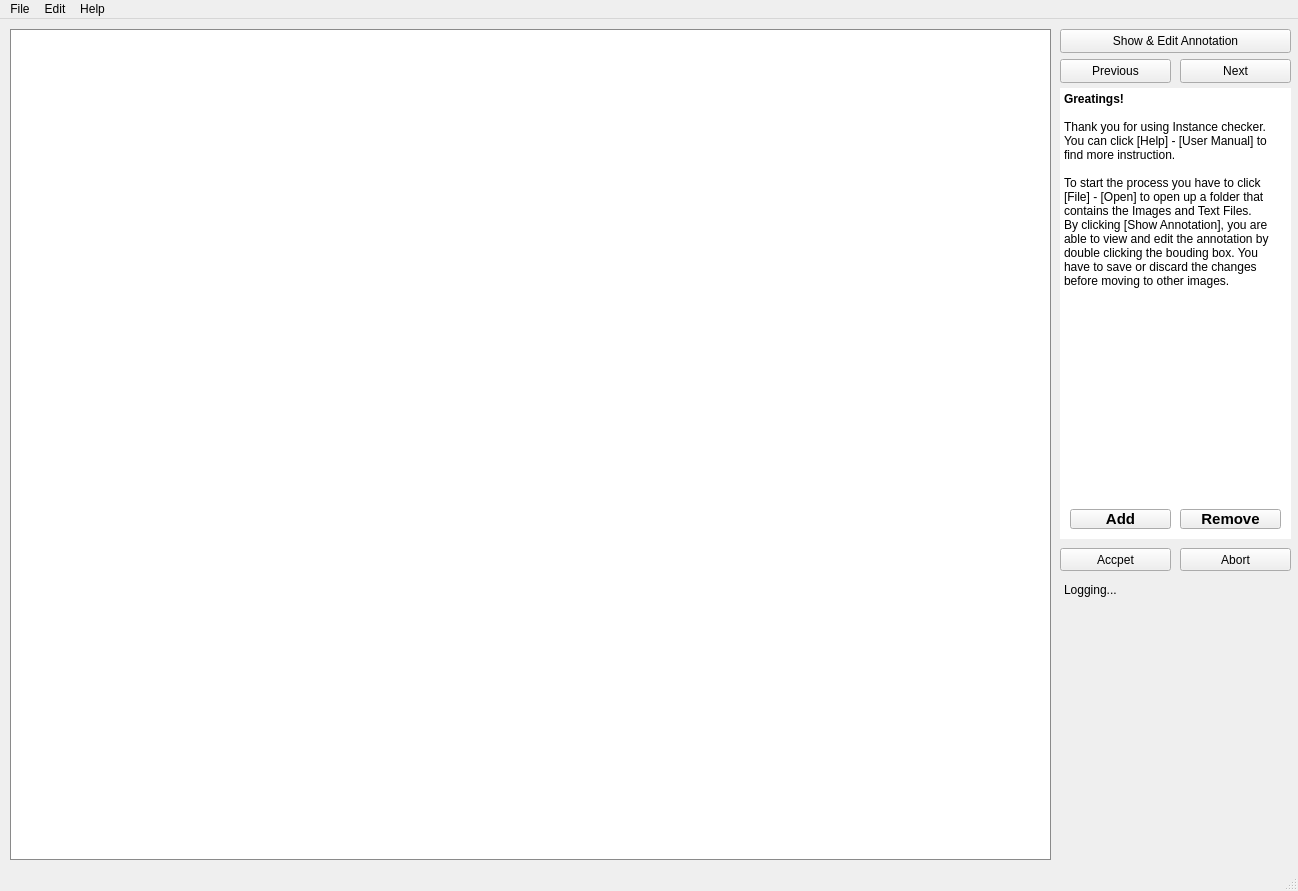
<?xml version="1.0" encoding="UTF-8"?>
<ui version="4.0">
 <class>MainWindow</class>
 <widget class="QMainWindow" name="MainWindow">
  <property name="geometry">
   <rect>
    <x>0</x>
    <y>0</y>
    <width>1298</width>
    <height>891</height>
   </rect>
  </property>
  <property name="windowTitle">
   <string>InstanceChecker     ver.  0.0.1</string>
  </property>
  <property name="animated">
   <bool>true</bool>
  </property>
  <widget class="QWidget" name="centralwidget">
   <widget class="QPushButton" name="pushButtonAccept">
    <property name="geometry">
     <rect>
      <x>1060</x>
      <y>529</y>
      <width>111</width>
      <height>23</height>
     </rect>
    </property>
    <property name="text">
     <string>Accpet</string>
    </property>
   </widget>
   <widget class="QPushButton" name="pushButtonAbort">
    <property name="geometry">
     <rect>
      <x>1180</x>
      <y>529</y>
      <width>111</width>
      <height>23</height>
     </rect>
    </property>
    <property name="text">
     <string>Abort</string>
    </property>
   </widget>
   <widget class="QTextBrowser" name="textBrowser">
    <property name="geometry">
     <rect>
      <x>1060</x>
      <y>69</y>
      <width>231</width>
      <height>451</height>
     </rect>
    </property>
    <property name="frameShape">
     <enum>QFrame::NoFrame</enum>
    </property>
    <property name="frameShadow">
     <enum>QFrame::Plain</enum>
    </property>
    <property name="lineWidth">
     <number>0</number>
    </property>
    <property name="html">
     <string>&lt;!DOCTYPE HTML PUBLIC &quot;-//W3C//DTD HTML 4.0//EN&quot; &quot;http://www.w3.org/TR/REC-html40/strict.dtd&quot;&gt;
&lt;html&gt;&lt;head&gt;&lt;meta name=&quot;qrichtext&quot; content=&quot;1&quot; /&gt;&lt;meta charset=&quot;utf-8&quot; /&gt;&lt;style type=&quot;text/css&quot;&gt;
p, li { white-space: pre-wrap; }
hr { height: 1px; border-width: 0; }
li.unchecked::marker { content: &quot;\2610&quot;; }
li.checked::marker { content: &quot;\2612&quot;; }
&lt;/style&gt;&lt;/head&gt;&lt;body style=&quot; font-family:'Segoe UI'; font-size:9pt; font-weight:400; font-style:normal;&quot;&gt;
&lt;p style=&quot; margin-top:0px; margin-bottom:0px; margin-left:0px; margin-right:0px; -qt-block-indent:0; text-indent:0px;&quot;&gt;&lt;span style=&quot; font-weight:700;&quot;&gt;Greatings!&lt;/span&gt;&lt;/p&gt;
&lt;p style=&quot;-qt-paragraph-type:empty; margin-top:0px; margin-bottom:0px; margin-left:0px; margin-right:0px; -qt-block-indent:0; text-indent:0px; font-weight:700;&quot;&gt;&lt;br /&gt;&lt;/p&gt;
&lt;p style=&quot; margin-top:0px; margin-bottom:0px; margin-left:0px; margin-right:0px; -qt-block-indent:0; text-indent:0px;&quot;&gt;Thank you for using Instance checker.&lt;/p&gt;
&lt;p style=&quot; margin-top:0px; margin-bottom:0px; margin-left:0px; margin-right:0px; -qt-block-indent:0; text-indent:0px;&quot;&gt;You can click [Help] - [User Manual] to find more instruction.&lt;/p&gt;
&lt;p style=&quot;-qt-paragraph-type:empty; margin-top:0px; margin-bottom:0px; margin-left:0px; margin-right:0px; -qt-block-indent:0; text-indent:0px;&quot;&gt;&lt;br /&gt;&lt;/p&gt;
&lt;p style=&quot; margin-top:0px; margin-bottom:0px; margin-left:0px; margin-right:0px; -qt-block-indent:0; text-indent:0px;&quot;&gt;To start the process you have to click [File] - [Open] to open up a folder that contains the Images and Text Files. &lt;/p&gt;
&lt;p style=&quot; margin-top:0px; margin-bottom:0px; margin-left:0px; margin-right:0px; -qt-block-indent:0; text-indent:0px;&quot;&gt;By clicking [Show Annotation], you are able to view and edit the annotation by double clicking the bouding box. You have to save or discard the changes before moving to other images.&lt;/p&gt;&lt;/body&gt;&lt;/html&gt;</string>
    </property>
   </widget>
   <widget class="QLabel" name="lbImg">
    <property name="geometry">
     <rect>
      <x>10</x>
      <y>10</y>
      <width>1041</width>
      <height>831</height>
     </rect>
    </property>
    <property name="minimumSize">
     <size>
      <width>1041</width>
      <height>831</height>
     </size>
    </property>
    <property name="palette">
     <palette>
      <active>
       <colorrole role="WindowText">
        <brush brushstyle="SolidPattern">
         <color alpha="255">
          <red>0</red>
          <green>0</green>
          <blue>0</blue>
         </color>
        </brush>
       </colorrole>
       <colorrole role="Button">
        <brush brushstyle="SolidPattern">
         <color alpha="255">
          <red>255</red>
          <green>255</green>
          <blue>255</blue>
         </color>
        </brush>
       </colorrole>
       <colorrole role="Light">
        <brush brushstyle="SolidPattern">
         <color alpha="255">
          <red>255</red>
          <green>255</green>
          <blue>255</blue>
         </color>
        </brush>
       </colorrole>
       <colorrole role="Midlight">
        <brush brushstyle="SolidPattern">
         <color alpha="255">
          <red>255</red>
          <green>255</green>
          <blue>255</blue>
         </color>
        </brush>
       </colorrole>
       <colorrole role="Dark">
        <brush brushstyle="SolidPattern">
         <color alpha="255">
          <red>127</red>
          <green>127</green>
          <blue>127</blue>
         </color>
        </brush>
       </colorrole>
       <colorrole role="Mid">
        <brush brushstyle="SolidPattern">
         <color alpha="255">
          <red>170</red>
          <green>170</green>
          <blue>170</blue>
         </color>
        </brush>
       </colorrole>
       <colorrole role="Text">
        <brush brushstyle="SolidPattern">
         <color alpha="255">
          <red>0</red>
          <green>0</green>
          <blue>0</blue>
         </color>
        </brush>
       </colorrole>
       <colorrole role="BrightText">
        <brush brushstyle="SolidPattern">
         <color alpha="255">
          <red>255</red>
          <green>255</green>
          <blue>255</blue>
         </color>
        </brush>
       </colorrole>
       <colorrole role="ButtonText">
        <brush brushstyle="SolidPattern">
         <color alpha="255">
          <red>0</red>
          <green>0</green>
          <blue>0</blue>
         </color>
        </brush>
       </colorrole>
       <colorrole role="Base">
        <brush brushstyle="SolidPattern">
         <color alpha="255">
          <red>255</red>
          <green>255</green>
          <blue>255</blue>
         </color>
        </brush>
       </colorrole>
       <colorrole role="Window">
        <brush brushstyle="SolidPattern">
         <color alpha="255">
          <red>255</red>
          <green>255</green>
          <blue>255</blue>
         </color>
        </brush>
       </colorrole>
       <colorrole role="Shadow">
        <brush brushstyle="SolidPattern">
         <color alpha="255">
          <red>0</red>
          <green>0</green>
          <blue>0</blue>
         </color>
        </brush>
       </colorrole>
       <colorrole role="AlternateBase">
        <brush brushstyle="SolidPattern">
         <color alpha="255">
          <red>255</red>
          <green>255</green>
          <blue>255</blue>
         </color>
        </brush>
       </colorrole>
       <colorrole role="ToolTipBase">
        <brush brushstyle="SolidPattern">
         <color alpha="255">
          <red>255</red>
          <green>255</green>
          <blue>220</blue>
         </color>
        </brush>
       </colorrole>
       <colorrole role="ToolTipText">
        <brush brushstyle="SolidPattern">
         <color alpha="255">
          <red>0</red>
          <green>0</green>
          <blue>0</blue>
         </color>
        </brush>
       </colorrole>
       <colorrole role="PlaceholderText">
        <brush brushstyle="SolidPattern">
         <color alpha="127">
          <red>0</red>
          <green>0</green>
          <blue>0</blue>
         </color>
        </brush>
       </colorrole>
       <colorrole role="Accent">
        <brush brushstyle="SolidPattern">
         <color alpha="255">
          <red>255</red>
          <green>255</green>
          <blue>255</blue>
         </color>
        </brush>
       </colorrole>
      </active>
      <inactive>
       <colorrole role="WindowText">
        <brush brushstyle="SolidPattern">
         <color alpha="255">
          <red>0</red>
          <green>0</green>
          <blue>0</blue>
         </color>
        </brush>
       </colorrole>
       <colorrole role="Button">
        <brush brushstyle="SolidPattern">
         <color alpha="255">
          <red>255</red>
          <green>255</green>
          <blue>255</blue>
         </color>
        </brush>
       </colorrole>
       <colorrole role="Light">
        <brush brushstyle="SolidPattern">
         <color alpha="255">
          <red>255</red>
          <green>255</green>
          <blue>255</blue>
         </color>
        </brush>
       </colorrole>
       <colorrole role="Midlight">
        <brush brushstyle="SolidPattern">
         <color alpha="255">
          <red>255</red>
          <green>255</green>
          <blue>255</blue>
         </color>
        </brush>
       </colorrole>
       <colorrole role="Dark">
        <brush brushstyle="SolidPattern">
         <color alpha="255">
          <red>127</red>
          <green>127</green>
          <blue>127</blue>
         </color>
        </brush>
       </colorrole>
       <colorrole role="Mid">
        <brush brushstyle="SolidPattern">
         <color alpha="255">
          <red>170</red>
          <green>170</green>
          <blue>170</blue>
         </color>
        </brush>
       </colorrole>
       <colorrole role="Text">
        <brush brushstyle="SolidPattern">
         <color alpha="255">
          <red>0</red>
          <green>0</green>
          <blue>0</blue>
         </color>
        </brush>
       </colorrole>
       <colorrole role="BrightText">
        <brush brushstyle="SolidPattern">
         <color alpha="255">
          <red>255</red>
          <green>255</green>
          <blue>255</blue>
         </color>
        </brush>
       </colorrole>
       <colorrole role="ButtonText">
        <brush brushstyle="SolidPattern">
         <color alpha="255">
          <red>0</red>
          <green>0</green>
          <blue>0</blue>
         </color>
        </brush>
       </colorrole>
       <colorrole role="Base">
        <brush brushstyle="SolidPattern">
         <color alpha="255">
          <red>255</red>
          <green>255</green>
          <blue>255</blue>
         </color>
        </brush>
       </colorrole>
       <colorrole role="Window">
        <brush brushstyle="SolidPattern">
         <color alpha="255">
          <red>255</red>
          <green>255</green>
          <blue>255</blue>
         </color>
        </brush>
       </colorrole>
       <colorrole role="Shadow">
        <brush brushstyle="SolidPattern">
         <color alpha="255">
          <red>0</red>
          <green>0</green>
          <blue>0</blue>
         </color>
        </brush>
       </colorrole>
       <colorrole role="AlternateBase">
        <brush brushstyle="SolidPattern">
         <color alpha="255">
          <red>255</red>
          <green>255</green>
          <blue>255</blue>
         </color>
        </brush>
       </colorrole>
       <colorrole role="ToolTipBase">
        <brush brushstyle="SolidPattern">
         <color alpha="255">
          <red>255</red>
          <green>255</green>
          <blue>220</blue>
         </color>
        </brush>
       </colorrole>
       <colorrole role="ToolTipText">
        <brush brushstyle="SolidPattern">
         <color alpha="255">
          <red>0</red>
          <green>0</green>
          <blue>0</blue>
         </color>
        </brush>
       </colorrole>
       <colorrole role="PlaceholderText">
        <brush brushstyle="SolidPattern">
         <color alpha="127">
          <red>0</red>
          <green>0</green>
          <blue>0</blue>
         </color>
        </brush>
       </colorrole>
       <colorrole role="Accent">
        <brush brushstyle="SolidPattern">
         <color alpha="255">
          <red>255</red>
          <green>255</green>
          <blue>255</blue>
         </color>
        </brush>
       </colorrole>
      </inactive>
      <disabled>
       <colorrole role="WindowText">
        <brush brushstyle="SolidPattern">
         <color alpha="255">
          <red>127</red>
          <green>127</green>
          <blue>127</blue>
         </color>
        </brush>
       </colorrole>
       <colorrole role="Button">
        <brush brushstyle="SolidPattern">
         <color alpha="255">
          <red>255</red>
          <green>255</green>
          <blue>255</blue>
         </color>
        </brush>
       </colorrole>
       <colorrole role="Light">
        <brush brushstyle="SolidPattern">
         <color alpha="255">
          <red>255</red>
          <green>255</green>
          <blue>255</blue>
         </color>
        </brush>
       </colorrole>
       <colorrole role="Midlight">
        <brush brushstyle="SolidPattern">
         <color alpha="255">
          <red>255</red>
          <green>255</green>
          <blue>255</blue>
         </color>
        </brush>
       </colorrole>
       <colorrole role="Dark">
        <brush brushstyle="SolidPattern">
         <color alpha="255">
          <red>127</red>
          <green>127</green>
          <blue>127</blue>
         </color>
        </brush>
       </colorrole>
       <colorrole role="Mid">
        <brush brushstyle="SolidPattern">
         <color alpha="255">
          <red>170</red>
          <green>170</green>
          <blue>170</blue>
         </color>
        </brush>
       </colorrole>
       <colorrole role="Text">
        <brush brushstyle="SolidPattern">
         <color alpha="255">
          <red>127</red>
          <green>127</green>
          <blue>127</blue>
         </color>
        </brush>
       </colorrole>
       <colorrole role="BrightText">
        <brush brushstyle="SolidPattern">
         <color alpha="255">
          <red>255</red>
          <green>255</green>
          <blue>255</blue>
         </color>
        </brush>
       </colorrole>
       <colorrole role="ButtonText">
        <brush brushstyle="SolidPattern">
         <color alpha="255">
          <red>127</red>
          <green>127</green>
          <blue>127</blue>
         </color>
        </brush>
       </colorrole>
       <colorrole role="Base">
        <brush brushstyle="SolidPattern">
         <color alpha="255">
          <red>255</red>
          <green>255</green>
          <blue>255</blue>
         </color>
        </brush>
       </colorrole>
       <colorrole role="Window">
        <brush brushstyle="SolidPattern">
         <color alpha="255">
          <red>255</red>
          <green>255</green>
          <blue>255</blue>
         </color>
        </brush>
       </colorrole>
       <colorrole role="Shadow">
        <brush brushstyle="SolidPattern">
         <color alpha="255">
          <red>0</red>
          <green>0</green>
          <blue>0</blue>
         </color>
        </brush>
       </colorrole>
       <colorrole role="AlternateBase">
        <brush brushstyle="SolidPattern">
         <color alpha="255">
          <red>255</red>
          <green>255</green>
          <blue>255</blue>
         </color>
        </brush>
       </colorrole>
       <colorrole role="ToolTipBase">
        <brush brushstyle="SolidPattern">
         <color alpha="255">
          <red>255</red>
          <green>255</green>
          <blue>220</blue>
         </color>
        </brush>
       </colorrole>
       <colorrole role="ToolTipText">
        <brush brushstyle="SolidPattern">
         <color alpha="255">
          <red>0</red>
          <green>0</green>
          <blue>0</blue>
         </color>
        </brush>
       </colorrole>
       <colorrole role="PlaceholderText">
        <brush brushstyle="SolidPattern">
         <color alpha="127">
          <red>127</red>
          <green>127</green>
          <blue>127</blue>
         </color>
        </brush>
       </colorrole>
       <colorrole role="Accent">
        <brush brushstyle="SolidPattern">
         <color alpha="255">
          <red>255</red>
          <green>255</green>
          <blue>255</blue>
         </color>
        </brush>
       </colorrole>
      </disabled>
     </palette>
    </property>
    <property name="mouseTracking">
     <bool>true</bool>
    </property>
    <property name="autoFillBackground">
     <bool>false</bool>
    </property>
    <property name="styleSheet">
     <string notr="true">background-color: white;</string>
    </property>
    <property name="frameShape">
     <enum>QFrame::Panel</enum>
    </property>
    <property name="frameShadow">
     <enum>QFrame::Plain</enum>
    </property>
    <property name="lineWidth">
     <number>1</number>
    </property>
    <property name="midLineWidth">
     <number>0</number>
    </property>
    <property name="text">
     <string/>
    </property>
    <property name="textFormat">
     <enum>Qt::PlainText</enum>
    </property>
    <property name="scaledContents">
     <bool>true</bool>
    </property>
    <property name="alignment">
     <set>Qt::AlignCenter</set>
    </property>
    <property name="indent">
     <number>0</number>
    </property>
   </widget>
   <widget class="QPushButton" name="pushButtonAnnotation">
    <property name="geometry">
     <rect>
      <x>1060</x>
      <y>10</y>
      <width>231</width>
      <height>24</height>
     </rect>
    </property>
    <property name="text">
     <string>Show &amp;&amp; Edit Annotation</string>
    </property>
   </widget>
   <widget class="QPushButton" name="pushButtonPrevious">
    <property name="geometry">
     <rect>
      <x>1060</x>
      <y>40</y>
      <width>111</width>
      <height>24</height>
     </rect>
    </property>
    <property name="text">
     <string>Previous</string>
    </property>
   </widget>
   <widget class="QPushButton" name="pushButtonNext">
    <property name="geometry">
     <rect>
      <x>1180</x>
      <y>40</y>
      <width>111</width>
      <height>24</height>
     </rect>
    </property>
    <property name="text">
     <string>Next</string>
    </property>
   </widget>
   <widget class="QPlainTextEdit" name="plainTextEditLog">
    <property name="geometry">
     <rect>
      <x>1060</x>
      <y>560</y>
      <width>231</width>
      <height>281</height>
     </rect>
    </property>
    <property name="styleSheet">
     <string notr="true">background: transparent</string>
    </property>
    <property name="frameShape">
     <enum>QFrame::NoFrame</enum>
    </property>
    <property name="frameShadow">
     <enum>QFrame::Plain</enum>
    </property>
    <property name="lineWidth">
     <number>0</number>
    </property>
    <property name="readOnly">
     <bool>true</bool>
    </property>
    <property name="plainText">
     <string>Logging...</string>
    </property>
   </widget>
   <widget class="QPushButton" name="pushButtonAddInstance">
    <property name="geometry">
     <rect>
      <x>1070</x>
      <y>490</y>
      <width>101</width>
      <height>20</height>
     </rect>
    </property>
    <property name="font">
     <font>
      <family>Arial</family>
      <pointsize>11</pointsize>
      <bold>true</bold>
      <underline>false</underline>
      <kerning>true</kerning>
     </font>
    </property>
    <property name="toolTip">
     <string>Add annotation</string>
    </property>
    <property name="whatsThis">
     <string>add annotation</string>
    </property>
    <property name="text">
     <string notr="true" extracomment="add annotation">Add</string>
    </property>
   </widget>
   <widget class="QPushButton" name="pushButtonRemoveInstance">
    <property name="geometry">
     <rect>
      <x>1180</x>
      <y>490</y>
      <width>101</width>
      <height>20</height>
     </rect>
    </property>
    <property name="font">
     <font>
      <family>Arial</family>
      <pointsize>11</pointsize>
      <bold>true</bold>
      <underline>false</underline>
      <kerning>true</kerning>
     </font>
    </property>
    <property name="toolTip">
     <string>Add annotation</string>
    </property>
    <property name="whatsThis">
     <string>add annotation</string>
    </property>
    <property name="text">
     <string notr="true" extracomment="add annotation">Remove</string>
    </property>
   </widget>
   <widget class="QGraphicsView" name="graphicsViewAnnotation">
    <property name="geometry">
     <rect>
      <x>10</x>
      <y>10</y>
      <width>1041</width>
      <height>831</height>
     </rect>
    </property>
    <property name="mouseTracking">
     <bool>true</bool>
    </property>
    <property name="tabletTracking">
     <bool>false</bool>
    </property>
    <property name="autoFillBackground">
     <bool>false</bool>
    </property>
    <property name="styleSheet">
     <string notr="true">background-color: rgba(255, 255, 255, 100);</string>
    </property>
    <property name="verticalScrollBarPolicy">
     <enum>Qt::ScrollBarAlwaysOff</enum>
    </property>
    <property name="horizontalScrollBarPolicy">
     <enum>Qt::ScrollBarAlwaysOff</enum>
    </property>
   </widget>
  </widget>
  <widget class="QStatusBar" name="statusbar"/>
  <widget class="QMenuBar" name="menubar">
   <property name="geometry">
    <rect>
     <x>0</x>
     <y>0</y>
     <width>1298</width>
     <height>22</height>
    </rect>
   </property>
   <widget class="QMenu" name="menuObjectChecker_Ver_0_01">
    <property name="title">
     <string>File</string>
    </property>
    <widget class="QMenu" name="menuProject_Setting">
     <property name="title">
      <string>Project Setting</string>
     </property>
     <widget class="QMenu" name="menuAnnotation_Shape">
      <property name="title">
       <string>Annotation Shape</string>
      </property>
      <addaction name="actionNormal_box"/>
      <addaction name="actionOriented_box"/>
      <addaction name="actionEllipse"/>
      <addaction name="action4_side_polygon"/>
      <addaction name="actionMulti_side_polygon"/>
     </widget>
     <addaction name="actionCategory"/>
     <addaction name="menuAnnotation_Shape"/>
    </widget>
    <addaction name="actionOpen"/>
    <addaction name="menuProject_Setting"/>
    <addaction name="actionQuit"/>
   </widget>
   <widget class="QMenu" name="menuHelp">
    <property name="title">
     <string>Help</string>
    </property>
    <addaction name="actionUser_Manual"/>
   </widget>
   <widget class="QMenu" name="menuEdit">
    <property name="title">
     <string>Edit</string>
    </property>
    <addaction name="actionMap_annotation"/>
   </widget>
   <addaction name="menuObjectChecker_Ver_0_01"/>
   <addaction name="menuEdit"/>
   <addaction name="menuHelp"/>
  </widget>
  <action name="actionOpen">
   <property name="text">
    <string>Open</string>
   </property>
   <property name="toolTip">
    <string>Open a folder which contains images files and lable txt files</string>
   </property>
   <property name="autoRepeat">
    <bool>false</bool>
   </property>
  </action>
  <action name="actionQuit">
   <property name="text">
    <string>Quit</string>
   </property>
  </action>
  <action name="actionUser_Manual">
   <property name="text">
    <string>User Manual</string>
   </property>
  </action>
  <action name="actionMap_annotation">
   <property name="text">
    <string>Map annotation</string>
   </property>
  </action>
  <action name="actionCategory">
   <property name="text">
    <string>Category</string>
   </property>
  </action>
  <action name="actionNormal_box">
   <property name="checkable">
    <bool>true</bool>
   </property>
   <property name="checked">
    <bool>false</bool>
   </property>
   <property name="text">
    <string>Normal box</string>
   </property>
  </action>
  <action name="actionOriented_box">
   <property name="checkable">
    <bool>true</bool>
   </property>
   <property name="text">
    <string>Oriented box</string>
   </property>
  </action>
  <action name="actionEllipse">
   <property name="checkable">
    <bool>true</bool>
   </property>
   <property name="text">
    <string>Ellipse</string>
   </property>
  </action>
  <action name="action4_side_polygon">
   <property name="checkable">
    <bool>true</bool>
   </property>
   <property name="text">
    <string>4-side polygon</string>
   </property>
  </action>
  <action name="actionMulti_side_polygon">
   <property name="checkable">
    <bool>true</bool>
   </property>
   <property name="text">
    <string>Multi-side polygon</string>
   </property>
  </action>
 </widget>
 <resources/>
 <connections/>
</ui>
